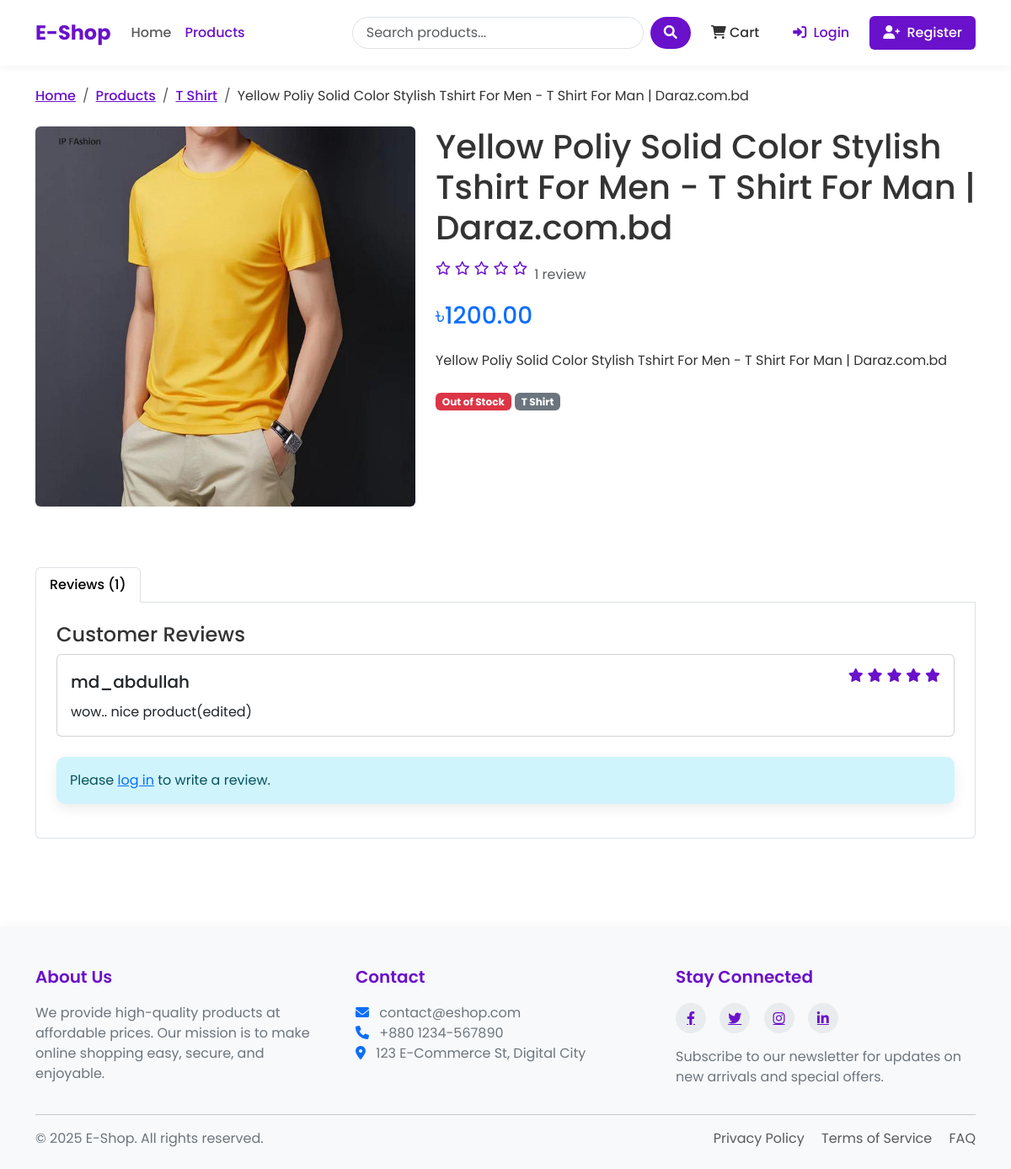
The page /products/detail/yellow-poliy-solid-color-stylish-tshirt-for-men-t-shirt-for-man-darazcombd/ on the database its author committed.
### shop/models.py (models this page shows, shortened)
class Product(models.Model):
    name = models.CharField(max_length=100)
    slug = models.SlugField(max_length=200, unique=True)
    category = models.ForeignKey(Category, on_delete=models.CASCADE, related_name='products')
    description = models.TextField()
    price = models.DecimalField(max_digits=10, decimal_places=2) # 405.99
    stock = models.PositiveBigIntegerField(default=1)
    available = models.BooleanField(default=True)
    created_at = models.DateTimeField(auto_now_add=True)
    updated_at = models.DateTimeField(auto_now=True)
    image = models.ImageField(upload_to='products/%Y/%m/%d') # products/25/10/2025

class Category(models.Model):
    name = models.CharField(max_length=100)
    slug = models.SlugField(max_length=100, unique=True)
    description = models.TextField()
    class Meta:
        verbose_name_plural = 'Categories'

class Rating(models.Model):
    product = models.ForeignKey(Product, on_delete=models.CASCADE, related_name='ratings')
    user = models.ForeignKey(User, on_delete=models.CASCADE)
    rating = models.PositiveSmallIntegerField(validators=[MinValueValidator(1), MaxValueValidator(5)])
    comment = models.TextField()
    created_at = models.DateTimeField(auto_now_add=True)

### shop/views.py (the view)
# urls.py: path('products/detail/<slug:slug>/', views.product_detail, name="product_detail"),
def product_detail(request, slug):
    product = get_object_or_404(Product, slug = slug, available = True)
    related_products = Product.objects.filter(category = product.category).exclude(id=product.id)
    user_rating = None
    if request.user.is_authenticated:
        try:
            user_rating = Rating.objects.get(product=product, user=request.user)
        except Rating.DoesNotExist:
            pass
    rating_form = RatingForm(instance=user_rating)
    return render(request, 'shop/product_detail.html', {
        'product' :product,
        'related_products' : related_products,
        'user_rating' : user_rating,
        'rating_form' : rating_form
    })

### shop/forms.py
class RatingForm(forms.ModelForm):
    class Meta:
        model = Rating
        fields = ['rating', 'comment']
        widgets = {
            'rating' : forms.Select(choices=[(i,i) for i in range(1,6)]),
            'comment' : forms.Textarea(attrs={'rows' : 4})
        }

### shop/context_processors.py (called while the page is built)
def cart_items_count(request):
    if request.user.is_authenticated:
        try:
            cart = Cart.objects.get(user=request.user)
            return {'cart_items_count' : cart.get_total_items()}
        except Cart.DoesNotExist:
            {'cart_items_count' : 0}
    return {'cart_items_count' : 0}

### templates/shop/product_detail.html (shortened to what this page needs)
{% extends 'base.html' %}
{% block content %}
<nav aria-label="breadcrumb">
    <ol class="breadcrumb">
        <li class="breadcrumb-item"><a href="{% url 'home' %}">Home</a></li>
        <li class="breadcrumb-item"><a href="{% url 'product_list' %}">Products</a></li>
        <li class="breadcrumb-item"><a href="{% url 'product_list_by_category' product.category.slug %}">{{ product.category.name }}</a></li>
        <li class="breadcrumb-item active" aria-current="page">{{ product.name }}</li>
    </ol>
</nav>
<div class="row">
    <div class="col-md-5 mb-4">
        {% if product.image %}
        <img src="{{ product.image.url }}" class="img-fluid rounded" alt="{{ product.name }}">
        {% else %}
        <div class="bg-light text-center p-5 rounded">
            <i class="fas fa-image fa-5x text-muted"></i>
        </div>
        {% endif %}
    </div>
    <div class="col-md-7">
        <h1 class="mb-3">{{ product.name }}</h1>
        <div class="d-flex align-items-center mb-3">
            <div class="rating me-2">
                {% for i in "12345" %}
                {% if forloop.counter <= product.average_rating %}
                <i class="fas fa-star"></i>
                {% else %}
                <i class="far fa-star"></i>
                {% endif %}
                {% endfor %}
            </div>
            <span class="text-muted">{{ product.ratings.count }} review{{ product.ratings.count|pluralize }}</span>
        </div>
        <h2 class="h3 text-primary mb-4">৳{{ product.price }}</h2>
        <p class="mb-4">{{ product.description }}</p>
        <div class="mb-4">
            <span class="badge bg-{% if product.stock > 0 %}success{% else %}danger{% endif %}">
                {% if product.stock > 0 %}In Stock ({{ product.stock }} available){% else %}Out of Stock{% endif %}
            </span>
            <span class="badge bg-secondary">{{ product.category.name }}</span>
        </div>
    </div>
</div>
<div class="row mt-5">
    <div class="col-12">
        <ul class="nav nav-tabs" id="productTabs" role="tablist">
            <li class="nav-item" role="presentation">
                <button class="nav-link active" id="reviews-tab" data-bs-toggle="tab" data-bs-target="#reviews"
                        type="button" role="tab" aria-controls="reviews" aria-selected="true">
                    Reviews ({{ product.ratings.count }})
                </button>
            </li>
        </ul>
        <div class="tab-content p-4 border border-top-0 rounded-bottom" id="productTabsContent">
            <div class="tab-pane fade show active" id="reviews" role="tabpanel" aria-labelledby="reviews-tab">
                {% if product.ratings.count > 0 %}
                <div class="mb-4">
                    <h4>Customer Reviews</h4>
                    {% for rating in product.ratings.all %}
                    <div class="card mb-3">
                        <div class="card-body">
                            <div class="d-flex justify-content-between align-items-center mb-2">
                                <h5 class="mb-0">{{ rating.user.username }}</h5>
                                <div class="rating">
                                    {% for i in "12345" %}
                                    {% if forloop.counter <= rating.rating %}
                                    <i class="fas fa-star"></i>
                                    {% else %}
                                    <i class="far fa-star"></i>
                                    {% endif %}
                                    {% endfor %}
                                </div>
                            </div>
                            <p class="mb-0">{{ rating.comment }}</p>
                        </div>
                    </div>
                    {% endfor %}
                </div>
                {% else %}
                <p>No reviews yet. Be the first to review this product!</p>
                {% endif %}
                {% if user.is_authenticated %}
                    {% if user_rating %}
                    <h4>Your Review</h4>
                    <div class="card mb-3">
                        <div class="card-body">
                            <div class="d-flex justify-content-between align-items-center mb-2">
                                <div class="rating">
                                    {% for i in "12345" %}
                                    {% if forloop.counter <= user_rating.rating %}
                                    <i class="fas fa-star"></i>
                                    {% else %}
                                    <i class="far fa-star"></i>
                                    {% endif %}
                                    {% endfor %}
                                </div>
                                <a href="{% url 'rate_product' product.id %}" class="btn btn-sm btn-outline-primary">
                                    Edit Review
                                </a>
                            </div>
                            <p class="mb-0">{{ user_rating.comment }}</p>
                        </div>
                    </div>
                    {% else %}
                    <div class="card">
                        <div class="card-body">
                            <h4>Write a Review</h4>
                            <p>Have you purchased this product? Share your thoughts with other customers!</p>
                            <a href="{% url 'rate_product' product.id %}" class="btn btn-primary">Write a Review</a>
                        </div>
                    </div>
                    {% endif %}
                {% else %}
                <div class="alert alert-info">
                    Please <a href="{% url 'login' %}?next={{ request.path }}">log in</a> to write a review.
                </div>
                {% endif %}
            </div>
        </div>
    </div>
</div>
{% endblock %}

### templates/shop/product_detail.html (style rules this page uses)
.breadcrumb-item a { color: var(--primary-color); font-weight: 500; }
.breadcrumb-item.active { color: var(--text-color); }
.breadcrumb { background-color: transparent; padding: 0; margin-bottom: 1.5rem; }
.rating { display: flex; align-items: center; gap: 0.3rem; margin-bottom: 1rem; }
.rating i { color: var(--primary-color); }

### templates/base.html (style rules this page uses)
:root { --primary-color: #6a11cb; --primary-dark: #5a0cb8; --primary-light: #7c4ddb; --secondary-color: #2575fc; --text-color: #333333; --text-light: #6c757d; --bg-light: #f8f9fa; --border-radius: 10px; --box-shadow: 0 5px 15px rgba(0,0,0,0.08); }
body { font-family: 'Poppins', sans-serif; color: var(--text-color); display: flex; flex-direction: column; min-height: 100vh; }
.nav-link { font-weight: 500; padding: 0.5rem 1rem; transition: all 0.3s ease; }
.rating { color: #ffc107; }
.alert { border-radius: var(--border-radius); box-shadow: var(--box-shadow); border: none; }

### rows shown on the page
Product: category.name "T Shirt", name "Yellow Poliy Solid Color Stylish Tshirt For Men - T Shirt For Man | Daraz.com.bd", image (picture), ratings.count "1", price "1200.00", description "Yellow Poliy Solid Color Stylish Tshirt For Men - T Shirt For Man | Daraz.com.bd"
Rating: user.username "md_abdullah", rating 5 (drawn), comment "wow.. nice product(edited)"
